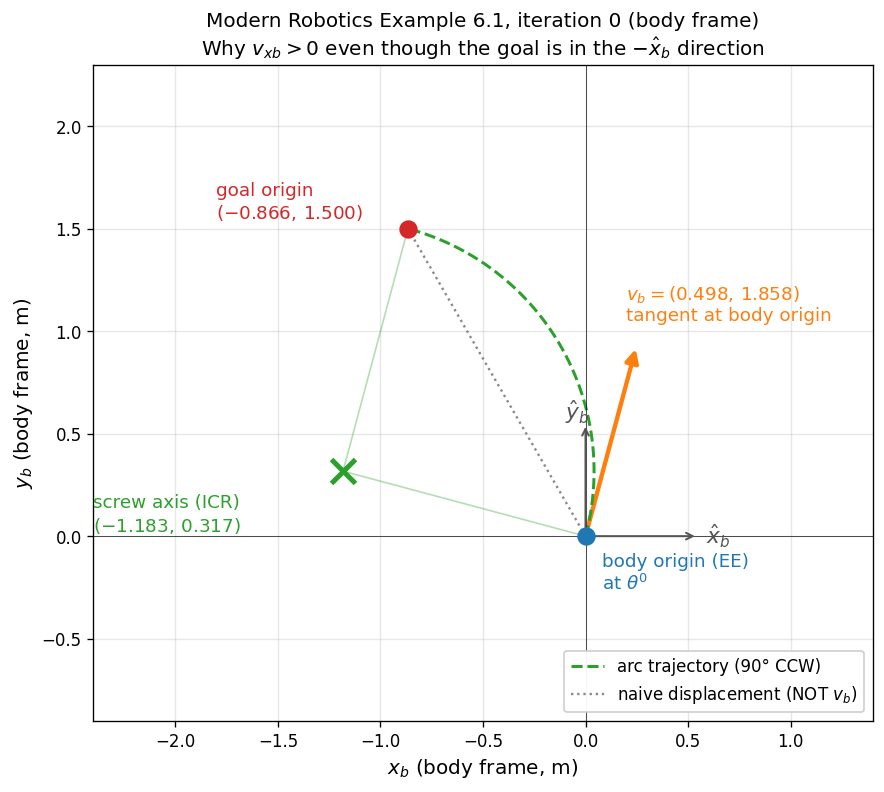

Reproduce this figure in Python.
"""
Modern Robotics Example 6.1, iteration 0 — body-frame visualization
showing why v_xb > 0 even though the goal origin is in the -x_b direction.

Plots, in the body frame of the EE at theta^0 = (0 deg, 30 deg):
  - body origin (EE) at (0, 0)
  - goal origin at (-0.866, 1.500)
  - screw axis / ICR at (-1.183, 0.317)
  - arc trajectory: 90 deg CCW sweep around ICR from body origin to goal
  - v_b initial-tangent arrow at body origin
  - "naive" straight-line displacement vector to the goal, dashed (NOT v_b)

Numerical body twist from the textbook table (row i=0):
  V_b = (omega_zb, v_xb, v_yb) = (1.571, 0.498, 1.858)
"""

import numpy as np
import matplotlib.pyplot as plt
from matplotlib.patches import FancyArrowPatch

omega_zb = 1.571
v_xb = 0.498
v_yb = 1.858

body_origin = np.array([0.0, 0.0])
goal_origin = np.array([-0.866, 1.500])
icr = np.array([-v_yb / omega_zb, v_xb / omega_zb])

r_vec = body_origin - icr
radius = np.linalg.norm(r_vec)
theta_start = np.arctan2(r_vec[1], r_vec[0])
theta_end = np.arctan2(goal_origin[1] - icr[1], goal_origin[0] - icr[0])
if theta_end < theta_start:
    theta_end += 2 * np.pi
arc_t = np.linspace(theta_start, theta_end, 80)
arc_x = icr[0] + radius * np.cos(arc_t)
arc_y = icr[1] + radius * np.sin(arc_t)

tangent_dir = np.array([-r_vec[1], r_vec[0]])
v_b_vec = omega_zb * tangent_dir

fig, ax = plt.subplots(figsize=(7.5, 7.5))

axis_len = 0.55
ax.annotate("", xy=(axis_len, 0), xytext=(0, 0),
            arrowprops=dict(arrowstyle="->", color="#555", lw=1.2))
ax.annotate("", xy=(0, axis_len), xytext=(0, 0),
            arrowprops=dict(arrowstyle="->", color="#555", lw=1.2))
ax.text(axis_len + 0.04, -0.04, r"$\hat{x}_b$", color="#555", fontsize=13)
ax.text(-0.10, axis_len + 0.02, r"$\hat{y}_b$", color="#555", fontsize=13)

ax.plot([icr[0], body_origin[0]], [icr[1], body_origin[1]],
        color="#2ca02c", alpha=0.35, lw=1.0)
ax.plot([icr[0], goal_origin[0]], [icr[1], goal_origin[1]],
        color="#2ca02c", alpha=0.35, lw=1.0)

ax.plot(arc_x, arc_y, "--", color="#2ca02c", lw=1.8,
        label="arc trajectory (90° CCW)")

ax.plot([body_origin[0], goal_origin[0]], [body_origin[1], goal_origin[1]],
        ":", color="#888", lw=1.4,
        label="naive displacement (NOT $v_b$)")

scale = 0.5
arrow = FancyArrowPatch(
    body_origin,
    body_origin + scale * v_b_vec,
    arrowstyle="-|>", color="#ff7f0e", lw=2.6, mutation_scale=16,
)
ax.add_patch(arrow)
ax.text(scale * v_b_vec[0] - 0.05, scale * v_b_vec[1] + 0.12,
        r"$v_b = (0.498,\,1.858)$" + "\ntangent at body origin",
        fontsize=11, color="#ff7f0e")

ax.plot(*body_origin, "o", color="#1f77b4", markersize=10, zorder=5)
ax.annotate("body origin (EE)\nat $\\theta^0$",
            body_origin, textcoords="offset points", xytext=(10, -32),
            fontsize=11, color="#1f77b4")

ax.plot(*goal_origin, "o", color="#d62728", markersize=10, zorder=5)
ax.annotate("goal origin\n$(-0.866,\\, 1.500)$",
            goal_origin, textcoords="offset points", xytext=(-115, 6),
            fontsize=11, color="#d62728")

ax.plot(*icr, "x", color="#2ca02c", markersize=14, markeredgewidth=3,
        zorder=5)
ax.annotate("screw axis (ICR)\n$(-1.183,\\, 0.317)$",
            icr, textcoords="offset points", xytext=(-150, -36),
            fontsize=11, color="#2ca02c")

ax.axhline(0, color="black", lw=0.4)
ax.axvline(0, color="black", lw=0.4)
ax.set_xlabel(r"$x_b$ (body frame, m)", fontsize=12)
ax.set_ylabel(r"$y_b$ (body frame, m)", fontsize=12)
ax.set_title(
    "Modern Robotics Example 6.1, iteration 0 (body frame)\n"
    r"Why $v_{xb} > 0$ even though the goal is in the $-\hat{x}_b$ direction",
    fontsize=12,
)
ax.set_xlim(-2.4, 1.4)
ax.set_ylim(-0.9, 2.3)
ax.set_aspect("equal")
ax.grid(True, alpha=0.3)
ax.legend(loc="lower right", fontsize=10, framealpha=0.95)

plt.tight_layout()
plt.savefig("example-6-1-screw-axis.png", dpi=120, bbox_inches="tight")
